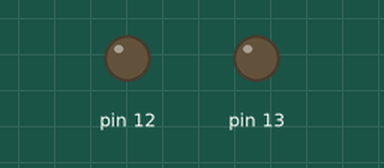
Bench run of a sketch on a simulated Arduino Uno, built with avr-gcc and run on an emulated ATmega328P. Parts: output pins drawn as LEDs (lit = HIGH).

Above: at 1.2 s.
At 5.1 s:
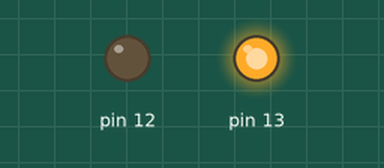
Timing chart, 0 to 13.3 s (numbered marks = the images above):
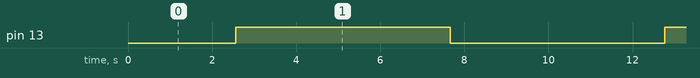

The sketch:

fadeoutfadein.ino
```cpp
void setup()
{
pinMode(13, OUTPUT);
pinMode(12, OUTPUT);
digitalWrite(12, LOW);
}
int x;
void loop()
{
 for(x=0;x<255;x++)
 {
   analogWrite(13, x);
   delay(20);
 }
 for(;x>0;x--)
 {
   analogWrite(13, x);
   delay(20);
 }
}
```

Measured:
- by itself, pin 13: alternates HIGH for 5.1 s and LOW for 5.1 s
